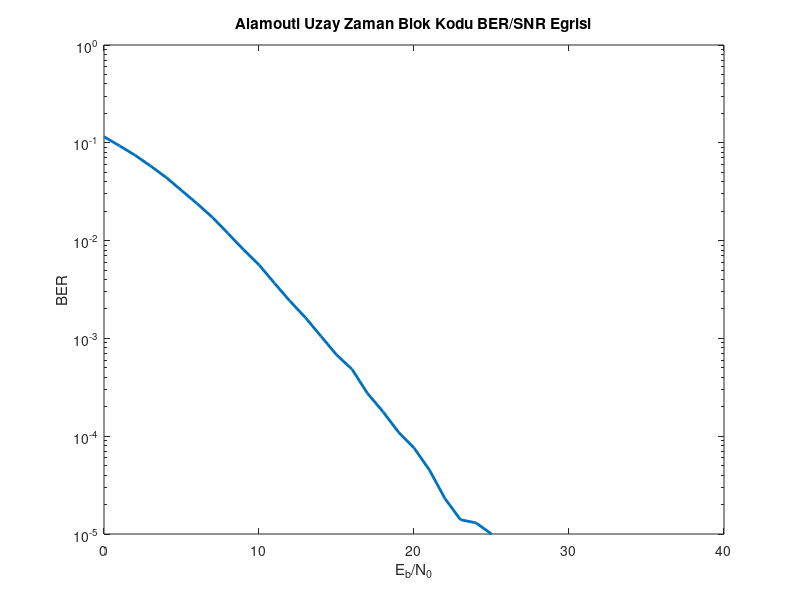

MATLAB code for this plot:
clc;
clear;
close all;

%Omer Lutfu Karakelle

data = randi([0 1], 10^6, 1)';

snr_min = 0;
snr_max = 40;
snr_dB = [snr_min:1:snr_max]; %incelenmek istenen snr araligi

sig = 1 - 2*data; %0 biti 1V ile, 1 biti ise -1V ile temsil edilecek
Ac = 2; %Genlik

x = Ac*sig;
Eb = Ac^2; %bit enerjisi

x1 = x(1:2:length(x))/sqrt(2);
x2 = x(2:2:length(x))/sqrt(2);

ber = [];
for snr_db = snr_min:snr_max
    pnoise = Eb./2./10.^(snr_db./10);
    n1 = sqrt(pnoise) .* (randn(1, length(x)/2) + 1i*randn(1, length(x)/2));
    n2 = sqrt(pnoise) .* (randn(1, length(x)/2) + 1i*randn(1, length(x)/2));
    h1 = 1/sqrt(2).*(randn(1, length(x)/2) + 1i*randn(1, length(x)/2)); %1. kanal
    h2 = 1/sqrt(2).*(randn(1, length(x)/2) + 1i*randn(1, length(x)/2)); %2. kanal

    %alinan isaretler
    r1 = h1.*x1 + h2.*x2 + n1; 
    r2 = -h1.*conj(x2) + h2.*conj(x1) + n2;

    xg1 = conj(h1).*r1 + h2.*conj(r2);
    xg2 = conj(h2).*r1 - h1.*conj(r2);

    %maximum likelihood decoding
    d1 = (real(xg1) - 1/sqrt(2)).^2 + imag(xg1).^2; %x1 icin 1. uzaklık
    d2 = (real(xg1) + 1/sqrt(2)).^2 + imag(xg1).^2; %x1 icin 2. uzaklık
    xdec1 = d1 > d2; %argmin d^2(x1, xg1) -> (vucetic kitabindan)
    d1 = (real(xg2) - 1/sqrt(2)).^2 + imag(xg2).^2; %x2 icin 1. uzaklik
    d2 = (real(xg2) + 1/sqrt(2)).^2 + imag(xg2).^2; %x2 icin 2. uzaklik
    xdec2 = d1 > d2; %argmin d^2(x1, xg1) -> (vucetic kitabindan)
    
    %iletilen isaretler 1 ya da -1 olabilir ve olasiliklar esit
    %maximum likehood decoding yerine bu sekilde de oluyor:
    %xdec1 = xg1 < 0; 
    %xdec2 = xg2 < 0;

    decision = zeros(1, length(data)); %karar
    decision(1:2:length(data)) = xdec1;
    decision(2:2:length(data)) = xdec2;

    ber = [ber sum(xor(data, decision))/length(data)];
end

figure
semilogy(snr_dB, ber, 'LineWidth', 2)
title('Alamouti Uzay Zaman Blok Kodu BER/SNR Egrisi')
xlabel('E_b/N_0')
ylabel('BER')
ylim([10^(-5) 1])
